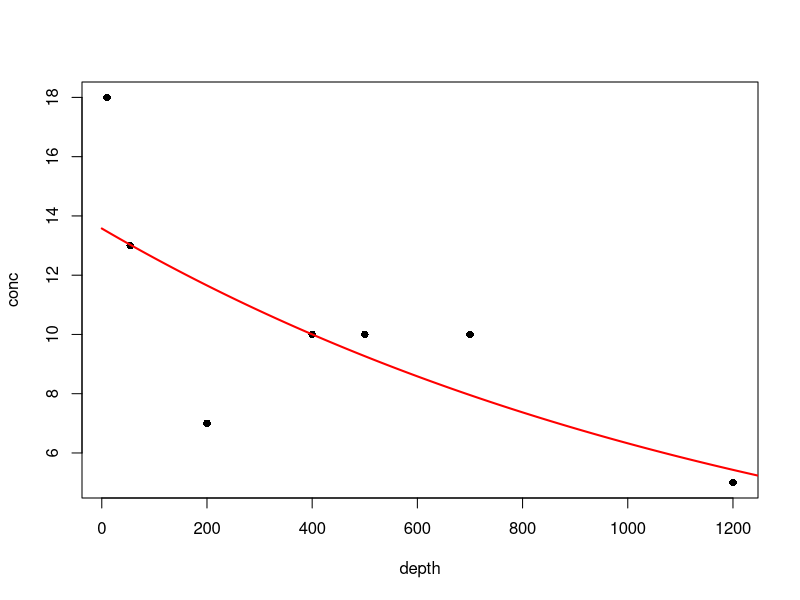

Source code (R):
#Vertical distribution of microplastics in ENTP OMZ
#helpful resource: https://www.theanalysisfactor.com/r-tutorial-5/

library(ggplot2)
#practice fitting an exponential decay function or power law function to data
#in the form of y = ab^x
depth <- c(10,54,200,400,500,700,1200) #y-axis #Station 1 hypothetical
conc <- c(18,13,7,10,10,10,5) #x-axis #Station 1 hypothetical
depth2 <- c(10,32,100,300,500,800,1200) #Station 2 hypothetical
conc2 <- c(15,13,10,10,8,7,8) #Station 2 hypothetical

exponential.model <- lm(log(conc)~depth)
summary(exponential.model)
exponential.model2 <- lm(log(conc2)~depth2)
summary(exponential.model2)

#log(conc) = -0.0007637*depth + 2.6083427, Station 1 hypothetical
#log(conc2) = -0.0004984*depth2 + 2.4927611, Station 2 hypothetical

#plot the exponential function with the original points
depthvalues <- seq(0,2000,0.1) #0 m to 2000 m, by 0.1 m increments
predict.exponential <- exp(predict(exponential.model,list(depth=depthvalues)))
predict.exponential2 <- exp(predict(exponential.model2,list(depth=depthvalues)))
plot(depth,conc,pch=16)
lines(depthvalues,predict.exponential,lwd=2,col="red",xlab="depth (m)",ylab="concentration (#/L)")

#flip the chart 
